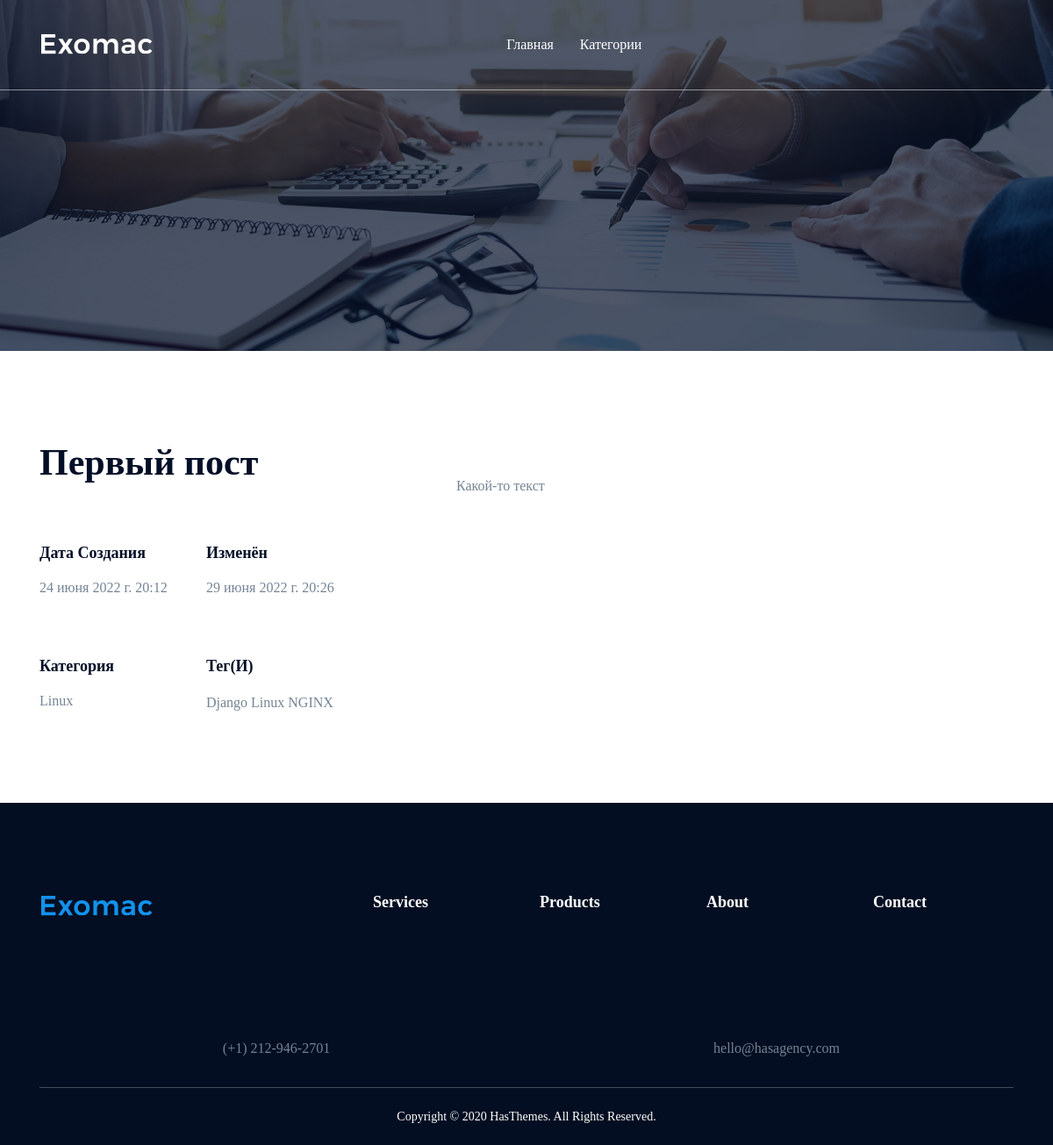
Page /post/pervyj-post/ on the earlier database version.
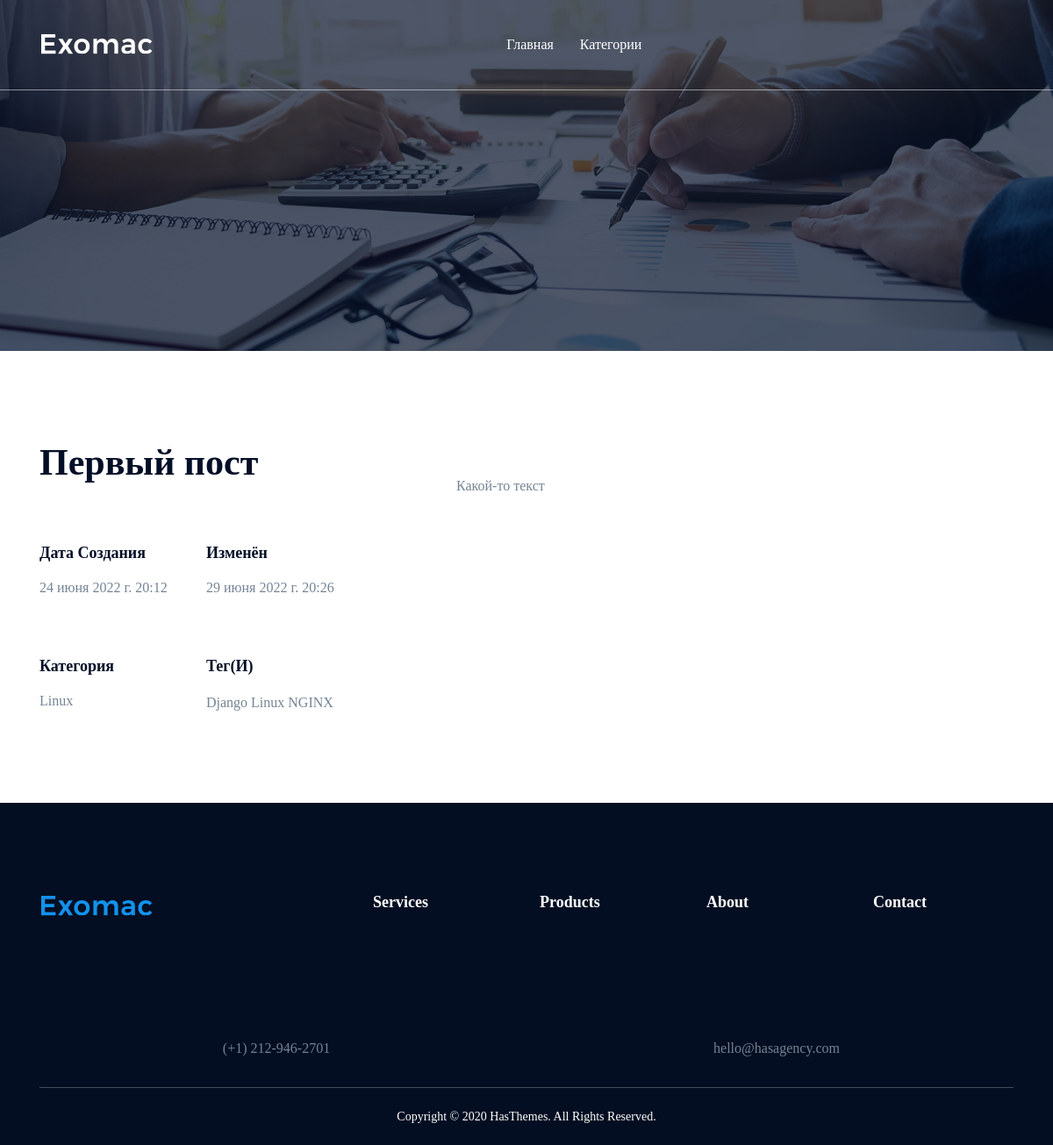
Same page on the later database version.
### blog/models.py (models this page shows, shortened)
class Post(models.Model):
    title = models.CharField(max_length=100, verbose_name='Название')
    url = models.SlugField(max_length=100, unique=True)
    text = models.TextField(verbose_name="Текст")
    created_up = models.DateTimeField(auto_now=True, verbose_name="Дата обновления")
    created_at = models.DateTimeField(auto_now_add=True, db_index=True, verbose_name="Создан")
    category = models.ForeignKey(Category, on_delete=models.CASCADE, related_name='category', verbose_name='Категирии')
    tag = models.ManyToManyField(Tag, related_name='tag', verbose_name='Тег')
    draft = models.BooleanField('Черновик', default=False)
    image = models.ImageField(verbose_name='Изоброжение', upload_to='post/%Y/%m/%d', blank=True)
    class Meta:
        verbose_name = 'Пост'
        verbose_name_plural = "Посты"

class Category(models.Model):
    title = models.CharField(max_length=100)
    url = models.SlugField(max_length=100, unique=True)
    def __str__(self):
        return self.title
    class Meta:
        verbose_name = 'Категория'
        verbose_name_plural = "Категории"
    def get_absolute_url(self):
        return reverse("category", kwargs={"slug": self.url})

class Tag(models.Model):
    title = models.CharField(max_length=100)
    url = models.SlugField(max_length=100, unique=True)
    def get_absolute_url(self):
        return reverse("tag", kwargs={"slug": self.url})
    class Meta:
        verbose_name = 'Тег'
        verbose_name_plural = "Теги"

### blog/views.py (the view)
# urls.py: path('post/<str:slug>/', PostView.as_view(), name='post'),
class PostView(DetailView):
    model = Post
    template_name = 'blog/detail.html'
    context_object_name = 'post'
    slug_field = 'url'
    def get_context_data(self, *, object_list=None, **kwargs):
        context = super().get_context_data(**kwargs)
        self.object.views = F('views') + 1
        self.object.save()
        self.object.refresh_from_db()
        return context

### blog/templatetags/menu.py (called while the page is built)
@register.inclusion_tag('blog/menu_tpl.html')
def show_menu(menu_class='site-main-menu'):
    categories = Category.objects.all()
    return {"categories": categories, 'menu_class': menu_class}

@register.inclusion_tag('blog/menu_mobile.html')
def show_mobile(menu_class='site-mobile-menu'):
    categories = Category.objects.all()
    return {"categories": categories, 'menu_class': menu_class}

### templates/blog/detail.html (shortened to what this page needs)
{% extends 'base.html' %}
{% block content %}
    <div class="section section-padding">
        <div class="container">
            <div class="row pt--100 pb--80">
                <div class="col-lg-4 col-md-6 col-12">
                    <div class="work-left work-details" data-aos="fade-up">
                        <div class="portfolio-main-info">
                            <h2 class="title">{{ post.title }}</h2>
                            <div class="work-details-list mt-12">
                                <div class="details-list">
                                    <label>Дата создания</label>
                                    <span>{{ post.created_at }}</span>
                                </div>
                                <div class="details-list">
                                    <label>Изменён</label>
                                    <span>{{ post.created_up }}</span>
                                </div>
                                <div class="details-list">
                                    <label>Категория</label>
                                    <span><a href="#">{{ post.category }}</a></span>
                                </div>
                                <div class="details-list">
                                    <label>Тег(и)</label><br>
                                    {% for tag in post.tag.all %}
                                        <a href="{{ tag.get_absolute_url }}">{{ tag.title }}</a>
                                    {% endfor %}
                                </div>
                            </div>
                        </div>
                    </div>
                </div>
                <div class="col-lg-7 col-md-6 offset-lg-1 col-12">
                    <div class="work-left work-details mt-6">
                        <div class="work-main-info">
                            <div class="work-content">
                                <div class="desc mt-8">
                                    <div class="content mb-5" data-aos="fade-up">
                                        {{ post.text|safe }}
                                    </div>
                                </div>
                            </div>
                        </div>
                    </div>
                </div>
            </div>
        </div>
    </div>
{% endblock %}

### templates/base.html (shortened to what this page needs)
{% load static %}
<!DOCTYPE html>
<html class="no-js" lang="ru">
<head>
    <link rel="stylesheet" href="{% static 'assets/css/vendor/vendor.min.css' %}">
    <link rel="stylesheet" href="{% static 'assets/css/plugins/plugins.min.css' %}">
    <link rel="stylesheet" href="{% static 'assets/css/style.min.css' %}">
</head>
<body>
<div id="page" class="section">
    {% include '_inc/header.html' %}
    {% block content %}
    {% endblock %}
    {% include '_inc/footer.html' %}
</div>
</body>
</html>

### templates/_inc/header.html (shortened to what this page needs)
{% load static %}
{% load menu %}
<div class="header-section header-transparent sticky-header section">
    <div class="header-inner">
        <div class="container position-relative">
            <div class="row justify-content-between align-items-center">
                <div class="col-xl-2 col-auto order-0">
                    <div class="header-logo">
                        <a href="{% url "home" %}">
                            <img class="dark-logo" src="{% static 'assets/images/logo/logo.png' %}"
                                 alt="Agency Logo">
                        </a>
                    </div>
                </div>
                <div class="col-auto col-xl d-flex align-items-center justify-content-xl-center justify-content-end order-2 order-xl-1">
                    <div class="menu-column-area d-none d-xl-block position-static">
                        {% show_menu %}
                    </div>
                    <div class="header-search-area ml-xl-7 ml-0">
                        <div class="header-search">
                            <a href="javascript:void(0)" class="header-search-toggle"><i
                                    class="pe-7s-search pe-2x pe-va"></i></a>
                        </div>
                    </div>
                </div>
            </div>
        </div>
    </div>
</div>
<div class="page-title-section section section-padding-top" data-overlay="0.7"
     data-bg-image="{% static 'assets/images/bg/breadcrumb-bg-two.jpg' %}">
</div>

### templates/blog/menu_tpl.html (shortened to what this page needs)
{% load flatpages %}
{% get_flatpages as flatpages %}
<nav class="{{ menu_class }}">
    <ul>
        <li class="has-children"><a href="{% url "home" %}">Главная</a></li>
        <li class="has-children"><a href="#"><span class="menu-text">Категории</span></a>
        </li>
    </ul>
</nav>

### templates/_inc/footer.html (shortened to what this page needs)
{% load static %}
<div class="footer-section section" data-bg-color="#030e22">
    <div class="container">
        <div class="row mb-lg-14 mb-md-10 mb-6">
            <div class="col-xl-4 col-lg-4 col-md-4 col-sm-6 col-12 col-12 mb-6">
                <div class="footer-widget">
                    <div class="footer-logo">
                        <a href="{% url "home" %}"><img src="{% static 'assets/images/logo/footer-logo.png' %}"
                                                        alt="Agency Logo"></a>
                    </div>
                </div>
            </div>
            <div class="col-xl-2 col-lg-2 col-md-4 col-sm-6 col-6 mb-2">
                <div class="footer-widget">
                    <a href="#"><h4 class="footer-widget-title">Services</h4></a>
                </div>
            </div>
            <div class="col-xl-2 col-lg-2 col-md-4 col-sm-4 col-6 mb-2">
                <div class="footer-widget">
                    <a href="#"><h4 class="footer-widget-title">Products</h4></a>
                </div>
            </div>
            <div class="col-xl-2 col-lg-2 col-md-4 col-sm-4 col-6 mb-2">
                <div class="footer-widget">
                    <a href="#"><h4 class="footer-widget-title">About</h4></a>
                </div>
            </div>
            <div class="col-xl-2 col-lg-2 col-md-4 col-sm-4 col-6 mb-2">
                <div class="footer-widget">
                    <a href="#"><h4 class="footer-widget-title">Contact</h4></a>
                </div>
            </div>
        </div>
        <div class="row text-center">
            <div class="col-xl-6 col-lg-6 col-md-4 col-sm-4 col-6 mb-6">
                <div class="footer-widget">
                            <p><a href="#">(+1) 212-946-2701</a></p>
                </div>
            </div>
            <div class="col-xl-6 col-lg-6 col-md-4 col-sm-4 col-6 mb-6">
                <div class="footer-widget">
                            <p><a href="#">hello@hasagency.com</a></p>
                </div>
            </div>
        </div>
        <div class="row">
            <div class="col">
                <p class="copyright">Copyright &copy; 2020 <a href="https://hasthemes.com/">HasThemes</a>. All
                    Rights Reserved.</p>
            </div>
        </div>
    </div>
</div>

### templates/_inc/mobile.html (shortened to what this page needs)
{% load static %}
{% load menu %}

### templates/blog/menu_mobile.html (shortened to what this page needs)
{% load flatpages %}
{% get_flatpages as flatpages %}

Differences in the rows shown:
changed Post "Первый пост": text "Какой-то текст" → "<p>Какой-то текст</p>" (drawn)
